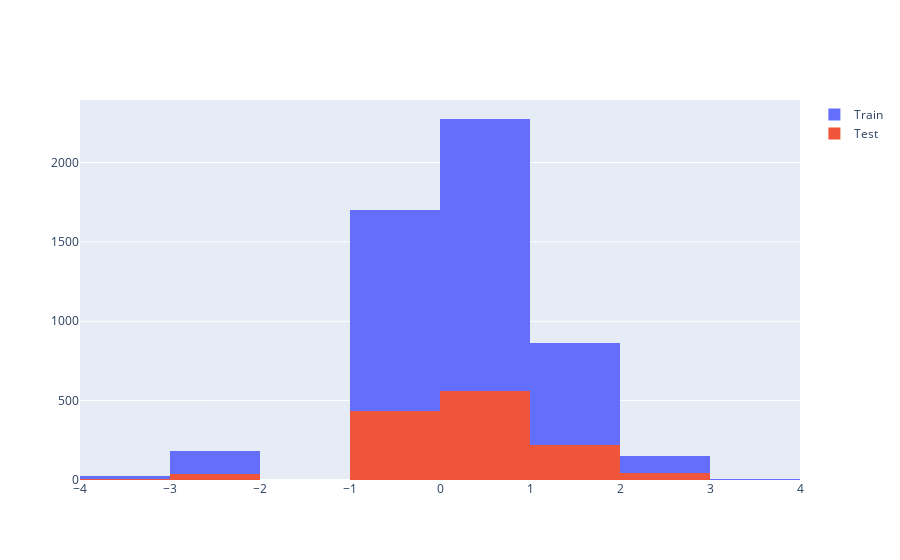

Notebook source saved alongside this figure:
### Code cell
fig=go.Figure()
fig.add_traces(go.Histogram(x=X_train.quality,name='Train'))
fig.add_traces(go.Histogram(x=X_test.quality,name='Test'))

fig.update_layout(barmode='overlay')

### Figure 1 — Plotly figure (JSON) as saved in the notebook; plotly's stock layout.template omitted (floating-point values rounded to 4 significant figures; data arrays with more than 128 entries replaced by an {"elided": "..."} marker saying what was removed)
{"data": [{"name": "Train", "type": "histogram", "x": {"elided": "5197 float values"}}, {"name": "Test", "type": "histogram", "x": {"elided": "1300 float values"}}], "layout": {"barmode": "overlay"}}
